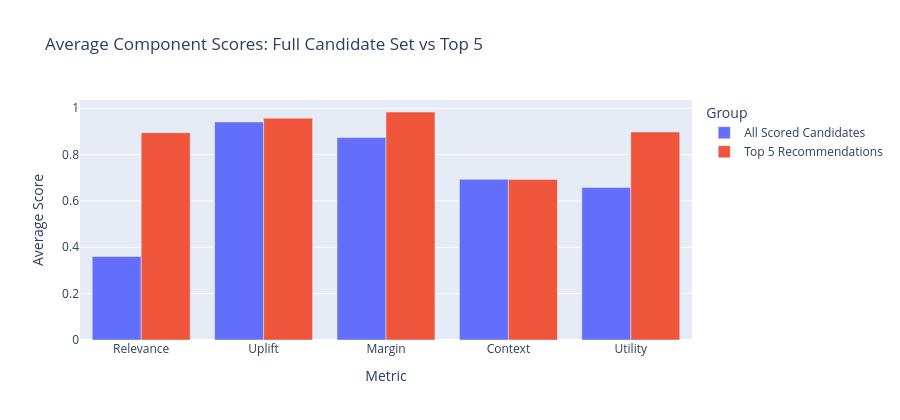

The notebook cell saved with this chart:
### Code cell
component_compare = pd.DataFrame(
    {
        'Group': ['All Scored Candidates', 'Top 5 Recommendations'],
        'Relevance': [scored_candidates['Relevance'].mean(), top5['Relevance'].mean()],
        'Uplift': [scored_candidates['Uplift'].mean(), top5['Uplift'].mean()],
        'Margin': [scored_candidates['Normalized_Margin'].mean(), top5['Normalized_Margin'].mean()],
        'Context': [scored_candidates['Context'].mean(), top5['Context'].mean()],
        'Utility': [scored_candidates['Utility'].mean(), top5['Utility'].mean()],
    }
)
component_compare_long = component_compare.melt(id_vars='Group', var_name='Metric', value_name='Average Score')

fig_compare = px.bar(
    component_compare_long,
    x='Metric',
    y='Average Score',
    color='Group',
    barmode='group',
    title='Average Component Scores: Full Candidate Set vs Top 5',
)
fig_compare.update_layout(height=420)
fig_compare.show()

### Figure 1 — Plotly figure (JSON) as saved in the notebook; plotly's stock layout.template omitted (floating-point values rounded to 4 significant figures)
{"data": [{"alignmentgroup": "True", "hovertemplate": "Group=All Scored Candidates<br>Metric=%{x}<br>Average Score=%{y}<extra></extra>", "legendgroup": "All Scored Candidates", "marker": {"color": "#636efa", "pattern": {"shape": ""}}, "name": "All Scored Candidates", "offsetgroup": "All Scored Candidates", "orientation": "v", "showlegend": true, "textposition": "auto", "type": "bar", "x": ["Relevance", "Uplift", "Margin", "Context", "Utility"], "xaxis": "x", "y": [0.3601, 0.9404, 0.873, 0.6931, 0.6577], "yaxis": "y"}, {"alignmentgroup": "True", "hovertemplate": "Group=Top 5 Recommendations<br>Metric=%{x}<br>Average Score=%{y}<extra></extra>", "legendgroup": "Top 5 Recommendations", "marker": {"color": "#EF553B", "pattern": {"shape": ""}}, "name": "Top 5 Recommendations", "offsetgroup": "Top 5 Recommendations", "orientation": "v", "showlegend": true, "textposition": "auto", "type": "bar", "x": ["Relevance", "Uplift", "Margin", "Context", "Utility"], "xaxis": "x", "y": [0.8942, 0.9566, 0.9835, 0.6921, 0.8973], "yaxis": "y"}], "layout": {"barmode": "group", "height": 420, "legend": {"title": {"text": "Group"}, "tracegroupgap": 0}, "title": {"text": "Average Component Scores: Full Candidate Set vs Top 5"}, "xaxis": {"anchor": "y", "domain": [0, 1], "title": {"text": "Metric"}}, "yaxis": {"anchor": "x", "domain": [0, 1], "title": {"text": "Average Score"}}}}
